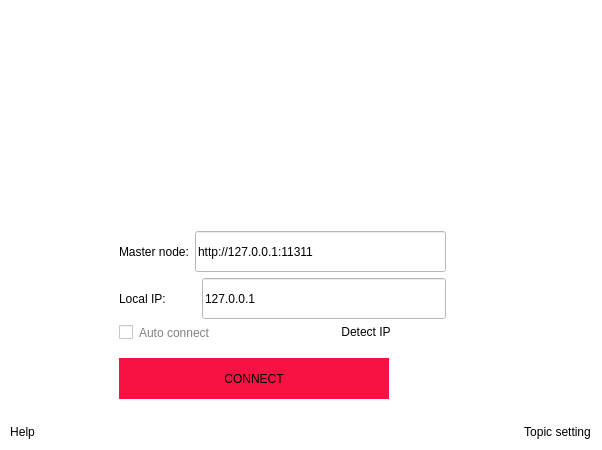
<?xml version="1.0" encoding="UTF-8"?>
<ui version="4.0">
 <class>LoginWidget</class>
 <widget class="QWidget" name="LoginWidget">
  <property name="geometry">
   <rect>
    <x>0</x>
    <y>0</y>
    <width>602</width>
    <height>450</height>
   </rect>
  </property>
  <property name="windowTitle">
   <string>login interface</string>
  </property>
  <property name="windowIcon">
   <iconset>
    <normaloff>:/resource/ico/QQ.png</normaloff>:/resource/ico/QQ.png</iconset>
  </property>
  <property name="styleSheet">
   <string notr="true">background-color:rgb(255, 255, 255);
padding:0;
</string>
  </property>
  <widget class="QStackedWidget" name="stackedWidget">
   <property name="geometry">
    <rect>
     <x>0</x>
     <y>0</y>
     <width>602</width>
     <height>515</height>
    </rect>
   </property>
   <property name="currentIndex">
    <number>0</number>
   </property>
   <widget class="QWidget" name="page">
    <layout class="QVBoxLayout" name="verticalLayout_2">
     <property name="spacing">
      <number>0</number>
     </property>
     <property name="leftMargin">
      <number>0</number>
     </property>
     <property name="topMargin">
      <number>0</number>
     </property>
     <property name="rightMargin">
      <number>0</number>
     </property>
     <property name="bottomMargin">
      <number>0</number>
     </property>
     <item>
      <widget class="QWidget" name="widgetBody" native="true">
       <property name="minimumSize">
        <size>
         <width>600</width>
         <height>300</height>
        </size>
       </property>
       <property name="maximumSize">
        <size>
         <width>99999</width>
         <height>99999</height>
        </size>
       </property>
       <widget class="QLabel" name="labelWeclcom">
        <property name="geometry">
         <rect>
          <x>0</x>
          <y>471</y>
          <width>16</width>
          <height>17</height>
         </rect>
        </property>
        <property name="text">
         <string/>
        </property>
        <property name="alignment">
         <set>Qt::AlignCenter</set>
        </property>
       </widget>
       <widget class="QLabel" name="labelWinIcon">
        <property name="geometry">
         <rect>
          <x>0</x>
          <y>549</y>
          <width>30</width>
          <height>30</height>
         </rect>
        </property>
        <property name="minimumSize">
         <size>
          <width>30</width>
          <height>30</height>
         </size>
        </property>
        <property name="maximumSize">
         <size>
          <width>30</width>
          <height>30</height>
         </size>
        </property>
        <property name="text">
         <string/>
        </property>
        <property name="pixmap">
         <pixmap>:/resource/images/QQ.png</pixmap>
        </property>
       </widget>
       <widget class="QLabel" name="labelWinTitle">
        <property name="geometry">
         <rect>
          <x>0</x>
          <y>520</y>
          <width>400</width>
          <height>29</height>
         </rect>
        </property>
        <property name="minimumSize">
         <size>
          <width>400</width>
          <height>29</height>
         </size>
        </property>
        <property name="maximumSize">
         <size>
          <width>400</width>
          <height>29</height>
         </size>
        </property>
        <property name="styleSheet">
         <string notr="true">color: #FFFFFF;</string>
        </property>
        <property name="text">
         <string/>
        </property>
       </widget>
       <widget class="QLabel" name="label_2">
        <property name="geometry">
         <rect>
          <x>0</x>
          <y>422</y>
          <width>16</width>
          <height>17</height>
         </rect>
        </property>
        <property name="text">
         <string/>
        </property>
       </widget>
       <widget class="QLabel" name="label_video">
        <property name="geometry">
         <rect>
          <x>0</x>
          <y>0</y>
          <width>600</width>
          <height>200</height>
         </rect>
        </property>
        <property name="minimumSize">
         <size>
          <width>600</width>
          <height>200</height>
         </size>
        </property>
        <property name="maximumSize">
         <size>
          <width>600</width>
          <height>200</height>
         </size>
        </property>
        <property name="palette">
         <palette>
          <active>
           <colorrole role="Button">
            <brush brushstyle="SolidPattern">
             <color alpha="255">
              <red>255</red>
              <green>255</green>
              <blue>255</blue>
             </color>
            </brush>
           </colorrole>
           <colorrole role="Base">
            <brush brushstyle="SolidPattern">
             <color alpha="255">
              <red>255</red>
              <green>255</green>
              <blue>255</blue>
             </color>
            </brush>
           </colorrole>
           <colorrole role="Window">
            <brush brushstyle="SolidPattern">
             <color alpha="255">
              <red>255</red>
              <green>255</green>
              <blue>255</blue>
             </color>
            </brush>
           </colorrole>
          </active>
          <inactive>
           <colorrole role="Button">
            <brush brushstyle="SolidPattern">
             <color alpha="255">
              <red>255</red>
              <green>255</green>
              <blue>255</blue>
             </color>
            </brush>
           </colorrole>
           <colorrole role="Base">
            <brush brushstyle="SolidPattern">
             <color alpha="255">
              <red>255</red>
              <green>255</green>
              <blue>255</blue>
             </color>
            </brush>
           </colorrole>
           <colorrole role="Window">
            <brush brushstyle="SolidPattern">
             <color alpha="255">
              <red>255</red>
              <green>255</green>
              <blue>255</blue>
             </color>
            </brush>
           </colorrole>
          </inactive>
          <disabled>
           <colorrole role="Button">
            <brush brushstyle="SolidPattern">
             <color alpha="255">
              <red>255</red>
              <green>255</green>
              <blue>255</blue>
             </color>
            </brush>
           </colorrole>
           <colorrole role="Base">
            <brush brushstyle="SolidPattern">
             <color alpha="255">
              <red>255</red>
              <green>255</green>
              <blue>255</blue>
             </color>
            </brush>
           </colorrole>
           <colorrole role="Window">
            <brush brushstyle="SolidPattern">
             <color alpha="255">
              <red>255</red>
              <green>255</green>
              <blue>255</blue>
             </color>
            </brush>
           </colorrole>
          </disabled>
         </palette>
        </property>
        <property name="text">
         <string/>
        </property>
       </widget>
       <widget class="QWidget" name="layoutWidget">
        <property name="geometry">
         <rect>
          <x>110</x>
          <y>210</y>
          <width>689</width>
          <height>212</height>
         </rect>
        </property>
        <layout class="QHBoxLayout" name="horizontalLayout_23">
         <property name="spacing">
          <number>0</number>
         </property>
         <item>
          <widget class="QWidget" name="widgetInput" native="true">
           <layout class="QVBoxLayout" name="verticalLayout_4">
            <item>
             <layout class="QVBoxLayout" name="verticalLayout_3">
              <item>
               <layout class="QVBoxLayout" name="verticalLayout">
                <item>
                 <layout class="QHBoxLayout" name="horizontalLayout_21">
                  <item>
                   <widget class="QLabel" name="label_6">
                    <property name="styleSheet">
                     <string notr="true">border:0px;

color:GRAY；</string>
                    </property>
                    <property name="text">
                     <string>Master node:</string>
                    </property>
                   </widget>
                  </item>
                  <item>
                   <widget class="QLineEdit" name="lineEditMasterIp">
                    <property name="minimumSize">
                     <size>
                      <width>0</width>
                      <height>41</height>
                     </size>
                    </property>
                    <property name="maximumSize">
                     <size>
                      <width>16777215</width>
                      <height>41</height>
                     </size>
                    </property>
                    <property name="text">
                     <string>http://127.0.0.1:11311</string>
                    </property>
                    <property name="placeholderText">
                     <string>master node address</string>
                    </property>
                   </widget>
                  </item>
                 </layout>
                </item>
                <item>
                 <layout class="QHBoxLayout" name="horizontalLayout_22">
                  <item>
                   <widget class="QLabel" name="label_7">
                    <property name="styleSheet">
                     <string notr="true">border:0px;

color:GRAY；</string>
                    </property>
                    <property name="text">
                     <string>Local IP:</string>
                    </property>
                   </widget>
                  </item>
                  <item>
                   <spacer name="horizontalSpacer_3">
                    <property name="orientation">
                     <enum>Qt::Horizontal</enum>
                    </property>
                    <property name="sizeType">
                     <enum>QSizePolicy::Preferred</enum>
                    </property>
                    <property name="sizeHint" stdset="0">
                     <size>
                      <width>30</width>
                      <height>20</height>
                     </size>
                    </property>
                   </spacer>
                  </item>
                  <item>
                   <widget class="QLineEdit" name="lineEditRosIp">
                    <property name="minimumSize">
                     <size>
                      <width>0</width>
                      <height>41</height>
                     </size>
                    </property>
                    <property name="maximumSize">
                     <size>
                      <width>16777215</width>
                      <height>41</height>
                     </size>
                    </property>
                    <property name="text">
                     <string>127.0.0.1</string>
                    </property>
                    <property name="echoMode">
                     <enum>QLineEdit::Normal</enum>
                    </property>
                    <property name="placeholderText">
                     <string>local address</string>
                    </property>
                   </widget>
                  </item>
                 </layout>
                </item>
                <item>
                 <layout class="QHBoxLayout" name="horizontalLayout">
                  <item>
                   <widget class="QCheckBox" name="checkBoxAutoLogin">
                    <property name="cursor">
                     <cursorShape>PointingHandCursor</cursorShape>
                    </property>
                    <property name="styleSheet">
                     <string notr="true">color:GRAY;</string>
                    </property>
                    <property name="text">
                     <string>Auto connect</string>
                    </property>
                    <property name="checked">
                     <bool>false</bool>
                    </property>
                   </widget>
                  </item>
                  <item>
                   <widget class="QPushButton" name="pushButton_auto">
                    <property name="cursor">
                     <cursorShape>PointingHandCursor</cursorShape>
                    </property>
                    <property name="styleSheet">
                     <string notr="true">border:0px;
color:GRAY；</string>
                    </property>
                    <property name="text">
                     <string>Detect IP</string>
                    </property>
                   </widget>
                  </item>
                 </layout>
                </item>
               </layout>
              </item>
             </layout>
            </item>
            <item>
             <widget class="QPushButton" name="btnLogin">
              <property name="minimumSize">
               <size>
                <width>270</width>
                <height>41</height>
               </size>
              </property>
              <property name="maximumSize">
               <size>
                <width>270</width>
                <height>41</height>
               </size>
              </property>
              <property name="cursor">
               <cursorShape>PointingHandCursor</cursorShape>
              </property>
              <property name="focusPolicy">
               <enum>Qt::NoFocus</enum>
              </property>
              <property name="toolTip">
               <string>connect</string>
              </property>
              <property name="styleSheet">
               <string notr="true">border:0px;
background-color:#F81243;
color:WHITE；
</string>
              </property>
              <property name="text">
               <string>CONNECT</string>
              </property>
             </widget>
            </item>
           </layout>
          </widget>
         </item>
         <item>
          <spacer name="horizontalSpacer_4">
           <property name="orientation">
            <enum>Qt::Horizontal</enum>
           </property>
           <property name="sizeHint" stdset="0">
            <size>
             <width>40</width>
             <height>20</height>
            </size>
           </property>
          </spacer>
         </item>
        </layout>
       </widget>
       <widget class="QWidget" name="layoutWidget">
        <property name="geometry">
         <rect>
          <x>10</x>
          <y>420</y>
          <width>581</width>
          <height>25</height>
         </rect>
        </property>
        <layout class="QHBoxLayout" name="horizontalLayout_20">
         <property name="spacing">
          <number>0</number>
         </property>
         <item>
          <widget class="QPushButton" name="pushButton_hellp">
           <property name="cursor">
            <cursorShape>PointingHandCursor</cursorShape>
           </property>
           <property name="styleSheet">
            <string notr="true">border:0px;
color:GRAY；</string>
           </property>
           <property name="text">
            <string>Help</string>
           </property>
          </widget>
         </item>
         <item>
          <spacer name="horizontalSpacer_2">
           <property name="orientation">
            <enum>Qt::Horizontal</enum>
           </property>
           <property name="sizeHint" stdset="0">
            <size>
             <width>40</width>
             <height>20</height>
            </size>
           </property>
          </spacer>
         </item>
         <item>
          <widget class="QPushButton" name="pushButton_setting">
           <property name="cursor">
            <cursorShape>PointingHandCursor</cursorShape>
           </property>
           <property name="styleSheet">
            <string notr="true">border:0px;
color:GRAY；</string>
           </property>
           <property name="text">
            <string>Topic setting</string>
           </property>
          </widget>
         </item>
        </layout>
       </widget>
       <widget class="QPushButton" name="btnWinMin">
        <property name="geometry">
         <rect>
          <x>541</x>
          <y>11</y>
          <width>20</width>
          <height>16</height>
         </rect>
        </property>
        <property name="cursor">
         <cursorShape>PointingHandCursor</cursorShape>
        </property>
        <property name="focusPolicy">
         <enum>Qt::NoFocus</enum>
        </property>
        <property name="styleSheet">
         <string notr="true">border:none;
background-color:none</string>
        </property>
        <property name="text">
         <string/>
        </property>
        <property name="icon">
         <iconset>
          <normaloff>:/resource/common/ic_min.png</normaloff>:/resource/common/ic_min.png</iconset>
        </property>
       </widget>
       <widget class="QPushButton" name="btnWinClose">
        <property name="geometry">
         <rect>
          <x>567</x>
          <y>11</y>
          <width>20</width>
          <height>16</height>
         </rect>
        </property>
        <property name="minimumSize">
         <size>
          <width>0</width>
          <height>0</height>
         </size>
        </property>
        <property name="cursor">
         <cursorShape>PointingHandCursor</cursorShape>
        </property>
        <property name="focusPolicy">
         <enum>Qt::NoFocus</enum>
        </property>
        <property name="styleSheet">
         <string notr="true">border:none;
background-color:none</string>
        </property>
        <property name="text">
         <string/>
        </property>
        <property name="icon">
         <iconset>
          <normaloff>:/resource/common/ic_close_white.png</normaloff>:/resource/common/ic_close_white.png</iconset>
        </property>
       </widget>
      </widget>
     </item>
    </layout>
   </widget>
   <widget class="QWidget" name="page_2">
    <property name="styleSheet">
     <string notr="true"/>
    </property>
    <layout class="QVBoxLayout" name="verticalLayout_9">
     <property name="spacing">
      <number>0</number>
     </property>
     <property name="leftMargin">
      <number>1</number>
     </property>
     <property name="topMargin">
      <number>1</number>
     </property>
     <property name="rightMargin">
      <number>1</number>
     </property>
     <property name="bottomMargin">
      <number>1</number>
     </property>
     <item>
      <widget class="QWidget" name="widgetBody_2" native="true">
       <widget class="QWidget" name="widgetWinTitle_2" native="true">
        <property name="geometry">
         <rect>
          <x>9</x>
          <y>474</y>
          <width>582</width>
          <height>30</height>
         </rect>
        </property>
        <property name="minimumSize">
         <size>
          <width>0</width>
          <height>30</height>
         </size>
        </property>
        <property name="maximumSize">
         <size>
          <width>16777215</width>
          <height>30</height>
         </size>
        </property>
       </widget>
       <widget class="QWidget" name="layoutWidget">
        <property name="geometry">
         <rect>
          <x>9</x>
          <y>9</y>
          <width>581</width>
          <height>431</height>
         </rect>
        </property>
        <layout class="QVBoxLayout" name="verticalLayout_15">
         <item>
          <layout class="QHBoxLayout" name="horizontalLayout_24">
           <item>
            <spacer name="horizontalSpacer_5">
             <property name="orientation">
              <enum>Qt::Horizontal</enum>
             </property>
             <property name="sizeHint" stdset="0">
              <size>
               <width>40</width>
               <height>20</height>
              </size>
             </property>
            </spacer>
           </item>
           <item>
            <widget class="QPushButton" name="btnWinMin_2">
             <property name="cursor">
              <cursorShape>PointingHandCursor</cursorShape>
             </property>
             <property name="focusPolicy">
              <enum>Qt::NoFocus</enum>
             </property>
             <property name="styleSheet">
              <string notr="true">border:none;
background-color:none</string>
             </property>
             <property name="text">
              <string/>
             </property>
             <property name="icon">
              <iconset>
               <normaloff>:/resource/common/ic_min.png</normaloff>:/resource/common/ic_min.png</iconset>
             </property>
            </widget>
           </item>
           <item>
            <widget class="QPushButton" name="btnWinClose_2">
             <property name="minimumSize">
              <size>
               <width>0</width>
               <height>0</height>
              </size>
             </property>
             <property name="cursor">
              <cursorShape>PointingHandCursor</cursorShape>
             </property>
             <property name="focusPolicy">
              <enum>Qt::NoFocus</enum>
             </property>
             <property name="styleSheet">
              <string notr="true">border:none;
background-color:none</string>
             </property>
             <property name="text">
              <string/>
             </property>
             <property name="icon">
              <iconset>
               <normaloff>:/resource/common/ic_close_white.png</normaloff>:/resource/common/ic_close_white.png</iconset>
             </property>
            </widget>
           </item>
          </layout>
         </item>
         <item>
          <widget class="QToolBox" name="toolBox">
           <property name="currentIndex">
            <number>4</number>
           </property>
           <widget class="QWidget" name="page_3">
            <property name="geometry">
             <rect>
              <x>0</x>
              <y>0</y>
              <width>343</width>
              <height>204</height>
             </rect>
            </property>
            <attribute name="label">
             <string>Topic settings</string>
            </attribute>
            <layout class="QVBoxLayout" name="verticalLayout_17">
             <item>
              <layout class="QVBoxLayout" name="verticalLayout_6">
               <item>
                <layout class="QHBoxLayout" name="horizontalLayout_31">
                 <item>
                  <widget class="QLabel" name="label_14">
                   <property name="text">
                    <string>Speed Control Topics:</string>
                   </property>
                  </widget>
                 </item>
                 <item>
                  <widget class="QLineEdit" name="lineEdit_speed_topic">
                   <property name="text">
                    <string>cmd_vel</string>
                   </property>
                  </widget>
                 </item>
                </layout>
               </item>
               <item>
                <layout class="QHBoxLayout" name="horizontalLayout_30">
                 <item>
                  <widget class="QLabel" name="label_11">
                   <property name="text">
                    <string>Navigation target point topic:</string>
                   </property>
                  </widget>
                 </item>
                 <item>
                  <widget class="QLineEdit" name="lineEdit_goal_topic">
                   <property name="text">
                    <string>move_base_simple/goal</string>
                   </property>
                  </widget>
                 </item>
                </layout>
               </item>
               <item>
                <layout class="QHBoxLayout" name="horizontalLayout_29">
                 <item>
                  <widget class="QLabel" name="label_10">
                   <property name="text">
                    <string>Navigation start point topic:</string>
                   </property>
                  </widget>
                 </item>
                 <item>
                  <widget class="QLineEdit" name="lineEdit_start_postopic">
                   <property name="text">
                    <string>initialpose</string>
                   </property>
                  </widget>
                 </item>
                </layout>
               </item>
               <item>
                <layout class="QHBoxLayout" name="horizontalLayout_18">
                 <item>
                  <widget class="QLabel" name="label_8">
                   <property name="text">
                    <string>yaw angle threshold for turn signal on:</string>
                   </property>
                  </widget>
                 </item>
                 <item>
                  <widget class="QLineEdit" name="lineEdit_turnLightThre">
                   <property name="text">
                    <string/>
                   </property>
                  </widget>
                 </item>
                </layout>
               </item>
               <item>
                <layout class="QHBoxLayout" name="horizontalLayout_5">
                 <item>
                  <widget class="QLabel" name="label_15">
                   <property name="text">
                    <string>Odometer Topics:</string>
                   </property>
                  </widget>
                 </item>
                 <item>
                  <widget class="QLineEdit" name="lineEdit_odm">
                   <property name="text">
                    <string>raw_odom</string>
                   </property>
                  </widget>
                 </item>
                </layout>
               </item>
               <item>
                <layout class="QHBoxLayout" name="horizontalLayout_6">
                 <item>
                  <widget class="QLabel" name="label_16">
                   <property name="text">
                    <string>Battery power topic:</string>
                   </property>
                  </widget>
                 </item>
                 <item>
                  <widget class="QLineEdit" name="lineEdit_power">
                   <property name="text">
                    <string>battery_state</string>
                   </property>
                  </widget>
                 </item>
                 <item>
                  <widget class="QLabel" name="label_22">
                   <property name="text">
                    <string>sensor_msgs/BatteryState</string>
                   </property>
                  </widget>
                 </item>
                </layout>
               </item>
               <item>
                <layout class="QHBoxLayout" name="horizontalLayout_11"/>
               </item>
               <item>
                <layout class="QHBoxLayout" name="horizontalLayout_7">
                 <item>
                  <widget class="QLabel" name="label_3">
                   <property name="text">
                    <string>Robot coordinate topic:</string>
                   </property>
                  </widget>
                 </item>
                 <item>
                  <widget class="QLineEdit" name="lineEdit">
                   <property name="text">
                    <string>amcl_pose</string>
                   </property>
                  </widget>
                 </item>
                </layout>
               </item>
              </layout>
             </item>
            </layout>
           </widget>
           <widget class="QWidget" name="page_7">
            <property name="geometry">
             <rect>
              <x>0</x>
              <y>0</y>
              <width>221</width>
              <height>92</height>
             </rect>
            </property>
            <attribute name="label">
             <string>Coordinate system settings</string>
            </attribute>
            <layout class="QVBoxLayout" name="verticalLayout_19">
             <item>
              <layout class="QVBoxLayout" name="verticalLayout_18">
               <item>
                <layout class="QHBoxLayout" name="horizontalLayout_33">
                 <item>
                  <widget class="QLabel" name="label_17">
                   <property name="text">
                    <string>Lidar Frame:</string>
                   </property>
                  </widget>
                 </item>
                 <item>
                  <widget class="QLineEdit" name="lineEdit_laserFrame"/>
                 </item>
                </layout>
               </item>
               <item>
                <layout class="QHBoxLayout" name="horizontalLayout_34">
                 <item>
                  <widget class="QLabel" name="label_18">
                   <property name="text">
                    <string>Map Frame:</string>
                   </property>
                  </widget>
                 </item>
                 <item>
                  <widget class="QLineEdit" name="lineEdit_mapFrame"/>
                 </item>
                </layout>
               </item>
               <item>
                <layout class="QHBoxLayout" name="horizontalLayout_35">
                 <item>
                  <widget class="QLabel" name="label_19">
                   <property name="text">
                    <string>Chassis coordinates Frame:</string>
                   </property>
                  </widget>
                 </item>
                 <item>
                  <widget class="QLineEdit" name="lineEdit_baseFrame"/>
                 </item>
                </layout>
               </item>
              </layout>
             </item>
            </layout>
           </widget>
           <widget class="QWidget" name="page_6">
            <property name="geometry">
             <rect>
              <x>0</x>
              <y>0</y>
              <width>100</width>
              <height>88</height>
             </rect>
            </property>
            <attribute name="label">
             <string>Layer settings</string>
            </attribute>
            <layout class="QVBoxLayout" name="verticalLayout_5">
             <item>
              <widget class="QTreeWidget" name="treeWidget">
               <column>
                <property name="text">
                 <string notr="true">1</string>
                </property>
               </column>
              </widget>
             </item>
            </layout>
           </widget>
           <widget class="QWidget" name="page_4">
            <property name="geometry">
             <rect>
              <x>0</x>
              <y>0</y>
              <width>366</width>
              <height>285</height>
             </rect>
            </property>
            <attribute name="label">
             <string>Video</string>
            </attribute>
            <layout class="QVBoxLayout" name="verticalLayout_10">
             <item>
              <layout class="QVBoxLayout" name="verticalLayout_8">
               <item>
                <layout class="QHBoxLayout" name="horizontalLayout_4">
                 <item>
                  <widget class="QLabel" name="label_23">
                   <property name="maximumSize">
                    <size>
                     <width>61</width>
                     <height>17</height>
                    </size>
                   </property>
                   <property name="text">
                    <string>Video0:</string>
                   </property>
                  </widget>
                 </item>
                 <item>
                  <widget class="QLabel" name="label_4">
                   <property name="text">
                    <string/>
                   </property>
                  </widget>
                 </item>
                 <item>
                  <layout class="QVBoxLayout" name="verticalLayout_7">
                   <item>
                    <widget class="QLabel" name="label_5">
                     <property name="maximumSize">
                      <size>
                       <width>16777215</width>
                       <height>17</height>
                      </size>
                     </property>
                     <property name="text">
                      <string>video0 needs to be a compressed image topic</string>
                     </property>
                    </widget>
                   </item>
                   <item>
                    <layout class="QHBoxLayout" name="horizontalLayout_2">
                     <item>
                      <widget class="QLabel" name="label_24">
                       <property name="maximumSize">
                        <size>
                         <width>61</width>
                         <height>17</height>
                        </size>
                       </property>
                       <property name="text">
                        <string>Name:</string>
                       </property>
                      </widget>
                     </item>
                     <item>
                      <widget class="QLineEdit" name="video0_name_set">
                       <property name="text">
                        <string>compressed1</string>
                       </property>
                      </widget>
                     </item>
                    </layout>
                   </item>
                   <item>
                    <layout class="QHBoxLayout" name="horizontalLayout_3">
                     <item>
                      <widget class="QLabel" name="label_25">
                       <property name="maximumSize">
                        <size>
                         <width>61</width>
                         <height>17</height>
                        </size>
                       </property>
                       <property name="text">
                        <string>Topic:</string>
                       </property>
                      </widget>
                     </item>
                     <item>
                      <widget class="QLineEdit" name="video0_topic_set">
                       <property name="text">
                        <string>image_raw/compressed</string>
                       </property>
                      </widget>
                     </item>
                    </layout>
                   </item>
                  </layout>
                 </item>
                </layout>
               </item>
               <item>
                <widget class="QFrame" name="frame">
                 <property name="frameShape">
                  <enum>QFrame::HLine</enum>
                 </property>
                 <property name="frameShadow">
                  <enum>QFrame::Raised</enum>
                 </property>
                </widget>
               </item>
               <item>
                <layout class="QHBoxLayout" name="horizontalLayout_8">
                 <item>
                  <widget class="QLabel" name="label_26">
                   <property name="maximumSize">
                    <size>
                     <width>61</width>
                     <height>17</height>
                    </size>
                   </property>
                   <property name="text">
                    <string>Video1:</string>
                   </property>
                  </widget>
                 </item>
                 <item>
                  <layout class="QVBoxLayout" name="verticalLayout_11">
                   <item>
                    <layout class="QHBoxLayout" name="horizontalLayout_9">
                     <item>
                      <widget class="QLabel" name="label_27">
                       <property name="maximumSize">
                        <size>
                         <width>61</width>
                         <height>17</height>
                        </size>
                       </property>
                       <property name="text">
                        <string>Name:</string>
                       </property>
                      </widget>
                     </item>
                     <item>
                      <widget class="QLineEdit" name="video0_name_set_2">
                       <property name="text">
                        <string/>
                       </property>
                      </widget>
                     </item>
                    </layout>
                   </item>
                   <item>
                    <layout class="QHBoxLayout" name="horizontalLayout_10">
                     <item>
                      <widget class="QLabel" name="label_28">
                       <property name="maximumSize">
                        <size>
                         <width>61</width>
                         <height>17</height>
                        </size>
                       </property>
                       <property name="text">
                        <string>Topic:</string>
                       </property>
                      </widget>
                     </item>
                     <item>
                      <widget class="QLineEdit" name="video0_topic_set_2"/>
                     </item>
                    </layout>
                   </item>
                  </layout>
                 </item>
                </layout>
               </item>
               <item>
                <widget class="QFrame" name="frame_2">
                 <property name="frameShape">
                  <enum>QFrame::HLine</enum>
                 </property>
                 <property name="frameShadow">
                  <enum>QFrame::Raised</enum>
                 </property>
                </widget>
               </item>
               <item>
                <layout class="QHBoxLayout" name="horizontalLayout_12">
                 <item>
                  <widget class="QLabel" name="label_29">
                   <property name="maximumSize">
                    <size>
                     <width>61</width>
                     <height>17</height>
                    </size>
                   </property>
                   <property name="text">
                    <string>Video2:</string>
                   </property>
                  </widget>
                 </item>
                 <item>
                  <layout class="QVBoxLayout" name="verticalLayout_12">
                   <item>
                    <layout class="QHBoxLayout" name="horizontalLayout_13">
                     <item>
                      <widget class="QLabel" name="label_30">
                       <property name="maximumSize">
                        <size>
                         <width>61</width>
                         <height>17</height>
                        </size>
                       </property>
                       <property name="text">
                        <string>Name:</string>
                       </property>
                      </widget>
                     </item>
                     <item>
                      <widget class="QLineEdit" name="video0_name_set_3"/>
                     </item>
                    </layout>
                   </item>
                   <item>
                    <layout class="QHBoxLayout" name="horizontalLayout_14">
                     <item>
                      <widget class="QLabel" name="label_31">
                       <property name="maximumSize">
                        <size>
                         <width>61</width>
                         <height>17</height>
                        </size>
                       </property>
                       <property name="text">
                        <string>Topic:</string>
                       </property>
                      </widget>
                     </item>
                     <item>
                      <widget class="QLineEdit" name="video0_topic_set_3"/>
                     </item>
                    </layout>
                   </item>
                  </layout>
                 </item>
                </layout>
               </item>
               <item>
                <widget class="QFrame" name="frame_3">
                 <property name="frameShape">
                  <enum>QFrame::HLine</enum>
                 </property>
                 <property name="frameShadow">
                  <enum>QFrame::Raised</enum>
                 </property>
                </widget>
               </item>
               <item>
                <layout class="QHBoxLayout" name="horizontalLayout_15">
                 <item>
                  <widget class="QLabel" name="label_32">
                   <property name="maximumSize">
                    <size>
                     <width>61</width>
                     <height>17</height>
                    </size>
                   </property>
                   <property name="text">
                    <string>Video3:</string>
                   </property>
                  </widget>
                 </item>
                 <item>
                  <layout class="QVBoxLayout" name="verticalLayout_13">
                   <item>
                    <layout class="QHBoxLayout" name="horizontalLayout_16">
                     <item>
                      <widget class="QLabel" name="label_33">
                       <property name="maximumSize">
                        <size>
                         <width>61</width>
                         <height>17</height>
                        </size>
                       </property>
                       <property name="text">
                        <string>Name:</string>
                       </property>
                      </widget>
                     </item>
                     <item>
                      <widget class="QLineEdit" name="video0_name_set_4"/>
                     </item>
                    </layout>
                   </item>
                   <item>
                    <layout class="QHBoxLayout" name="horizontalLayout_17">
                     <item>
                      <widget class="QLabel" name="label_34">
                       <property name="maximumSize">
                        <size>
                         <width>61</width>
                         <height>17</height>
                        </size>
                       </property>
                       <property name="text">
                        <string>Topic:</string>
                       </property>
                      </widget>
                     </item>
                     <item>
                      <widget class="QLineEdit" name="video0_topic_set_4"/>
                     </item>
                    </layout>
                   </item>
                  </layout>
                 </item>
                </layout>
               </item>
              </layout>
             </item>
            </layout>
           </widget>
           <widget class="QWidget" name="page_5">
            <property name="geometry">
             <rect>
              <x>0</x>
              <y>0</y>
              <width>385</width>
              <height>87</height>
             </rect>
            </property>
            <attribute name="label">
             <string>General settings</string>
            </attribute>
            <layout class="QVBoxLayout" name="verticalLayout_16">
             <item>
              <layout class="QHBoxLayout" name="horizontalLayout_27">
               <item>
                <widget class="QLabel" name="label_9">
                 <property name="maximumSize">
                  <size>
                   <width>16777215</width>
                   <height>40</height>
                  </size>
                 </property>
                 <property name="text">
                  <string>Display Mode:</string>
                 </property>
                </widget>
               </item>
               <item>
                <widget class="QGroupBox" name="groupBox">
                 <property name="maximumSize">
                  <size>
                   <width>16777215</width>
                   <height>60</height>
                  </size>
                 </property>
                 <property name="styleSheet">
                  <string notr="true">border:none</string>
                 </property>
                 <property name="title">
                  <string/>
                 </property>
                 <layout class="QVBoxLayout" name="verticalLayout_14">
                  <property name="spacing">
                   <number>0</number>
                  </property>
                  <property name="leftMargin">
                   <number>0</number>
                  </property>
                  <property name="topMargin">
                   <number>0</number>
                  </property>
                  <property name="rightMargin">
                   <number>0</number>
                  </property>
                  <property name="bottomMargin">
                   <number>0</number>
                  </property>
                  <item>
                   <layout class="QHBoxLayout" name="horizontalLayout_26">
                    <item>
                     <widget class="QRadioButton" name="radioButton_robot">
                      <property name="text">
                       <string>Robot side</string>
                      </property>
                     </widget>
                    </item>
                    <item>
                     <widget class="QRadioButton" name="radioButton_control">
                      <property name="text">
                       <string>Control terminal</string>
                      </property>
                     </widget>
                    </item>
                   </layout>
                  </item>
                 </layout>
                </widget>
               </item>
              </layout>
             </item>
             <item>
              <layout class="QHBoxLayout" name="horizontalLayout_32">
               <item>
                <widget class="QLabel" name="label_12">
                 <property name="text">
                  <string>Topic subscription thread count:</string>
                 </property>
                </widget>
               </item>
               <item>
                <widget class="QSpinBox" name="spinBox_thread_num"/>
               </item>
               <item>
                <widget class="QLabel" name="label_13">
                 <property name="text">
                  <string>FrameRate:</string>
                 </property>
                </widget>
               </item>
               <item>
                <widget class="QSpinBox" name="spinBox_frameRate"/>
               </item>
              </layout>
             </item>
             <item>
              <widget class="QLabel" name="label_msg">
               <property name="maximumSize">
                <size>
                 <width>16777215</width>
                 <height>30</height>
                </size>
               </property>
               <property name="text">
                <string/>
               </property>
              </widget>
             </item>
            </layout>
           </widget>
          </widget>
         </item>
         <item>
          <layout class="QHBoxLayout" name="horizontalLayout_19">
           <item>
            <widget class="QPushButton" name="pushButton_save">
             <property name="cursor">
              <cursorShape>PointingHandCursor</cursorShape>
             </property>
             <property name="styleSheet">
              <string notr="true">border:0px;
color:GRAY；</string>
             </property>
             <property name="text">
              <string>Keep</string>
             </property>
            </widget>
           </item>
           <item>
            <spacer name="horizontalSpacer">
             <property name="orientation">
              <enum>Qt::Horizontal</enum>
             </property>
             <property name="sizeHint" stdset="0">
              <size>
               <width>40</width>
               <height>20</height>
              </size>
             </property>
            </spacer>
           </item>
           <item>
            <widget class="QPushButton" name="pushButton_return">
             <property name="cursor">
              <cursorShape>PointingHandCursor</cursorShape>
             </property>
             <property name="styleSheet">
              <string notr="true">border:0px;
color:GRAY；</string>
             </property>
             <property name="text">
              <string>Back to Login</string>
             </property>
            </widget>
           </item>
          </layout>
         </item>
        </layout>
       </widget>
      </widget>
     </item>
    </layout>
   </widget>
  </widget>
  <widget class="QWidget" name="layoutWidget">
   <property name="geometry">
    <rect>
     <x>0</x>
     <y>0</y>
     <width>2</width>
     <height>2</height>
    </rect>
   </property>
   <layout class="QHBoxLayout" name="horizontalLayout_25"/>
  </widget>
 </widget>
 <resources/>
 <connections/>
</ui>
